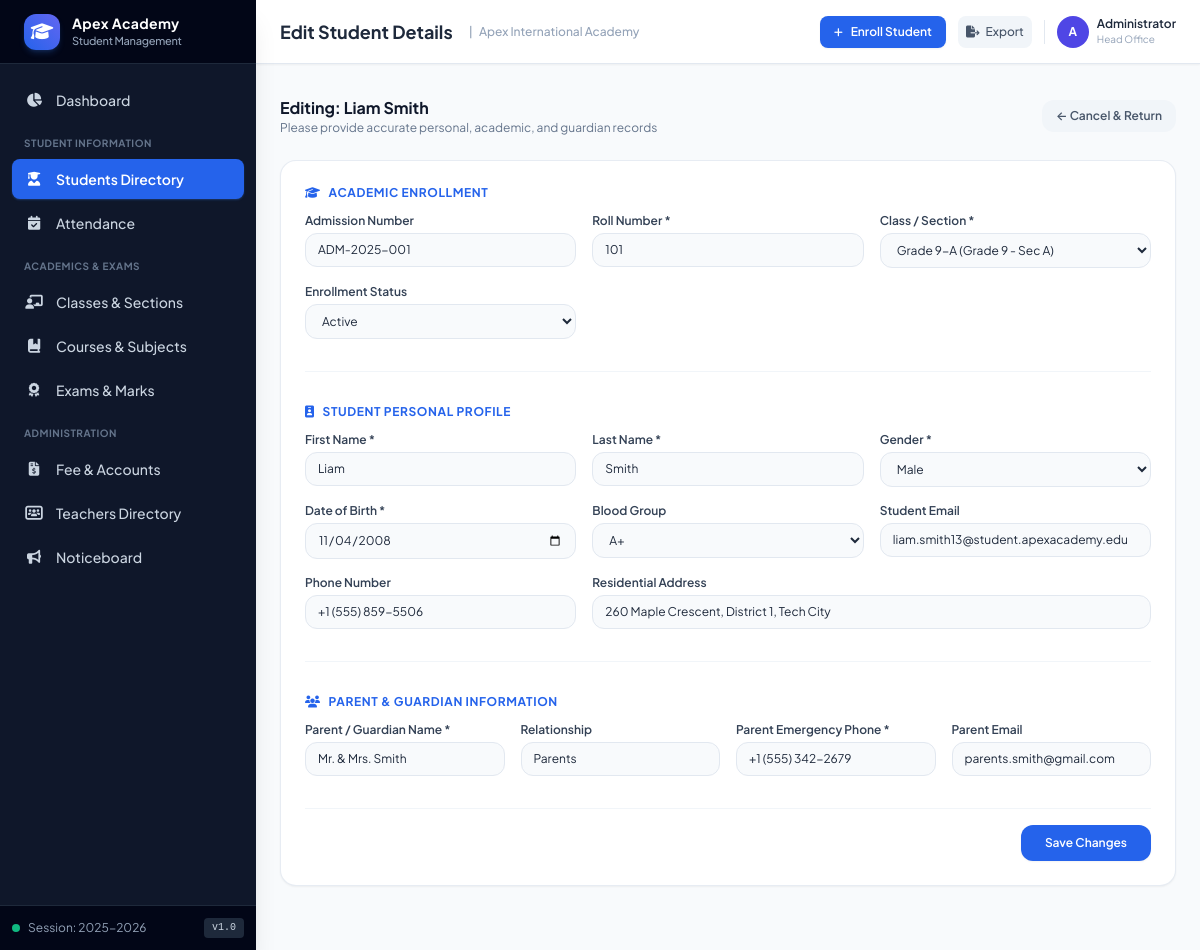
The page /students/1/edit on the database its author committed.
### tables this page shows
CREATE TABLE students (
        id INTEGER PRIMARY KEY AUTOINCREMENT,
        admission_no TEXT UNIQUE NOT NULL,
        roll_no TEXT NOT NULL,
        first_name TEXT NOT NULL,
        last_name TEXT NOT NULL,
        gender TEXT NOT NULL,
        dob TEXT NOT NULL,
        blood_group TEXT,
        email TEXT,
        phone TEXT,
        address TEXT,
        class_id INTEGER NOT NULL,
        admission_date TEXT NOT NULL,
        parent_name TEXT NOT NULL,
        parent_relation TEXT DEFAULT 'Parent',
        parent_phone TEXT NOT NULL,
        parent_email TEXT,
        status TEXT DEFAULT 'Active',
        avatar_url TEXT,
        FOREIGN KEY (class_id) REFERENCES classes(id) ON DELETE RESTRICT
    );

CREATE TABLE classes (
        id INTEGER PRIMARY KEY AUTOINCREMENT,
        name TEXT NOT NULL,
        grade_level TEXT NOT NULL,
        section TEXT NOT NULL,
        room_number TEXT,
        class_teacher_id INTEGER,
        FOREIGN KEY (class_teacher_id) REFERENCES teachers(id) ON DELETE SET NULL,
        UNIQUE(grade_level, section)
    );

### app.py (the view, shortened to what this page needs)
@app.route('/students/<int:id>/edit', methods=['GET', 'POST'])
def student_edit(id):
    student = query_db("SELECT * FROM students WHERE id = ?", (id,), one=True)
    if not student:
        flash("Student not found", "warning")
        return redirect(url_for('students_list'))
    classes = query_db("SELECT * FROM classes ORDER BY grade_level, section")
    return render_template('students/form.html', student=student, classes=classes)

### app.py (called while the page is built)
@app.context_processor
def inject_global_settings():
    return {
        'school_name': config.SCHOOL_NAME,
        'school_tagline': config.SCHOOL_TAGLINE,
        'school_address': config.SCHOOL_ADDRESS,
        'school_contact': config.SCHOOL_CONTACT,
        'academic_year': config.SCHOOL_ACADEMIC_YEAR,
        'now': datetime.now()
    }

### database.py (called while the page is built)
def get_db():
    conn = sqlite3.connect(DATABASE_PATH)
    conn.row_factory = sqlite3.Row
    conn.execute("PRAGMA foreign_keys = ON")
    return conn

def query_db(query, args=(), one=False):
    conn = get_db()
    try:
        cur = conn.cursor()
        cur.execute(query, args)
        rv = cur.fetchall()
        return (rv[0] if rv else None) if one else rv
    finally:
        conn.close()

### templates/students/form.html (shortened to what this page needs)
{% extends "base.html" %}
{% block header_title %}{% if student %}Edit Student Details{% else %}Student Admission & Registration{% endif %}{% endblock %}
{% block content %}
<div class="max-w-4xl mx-auto space-y-6 pb-12">
    <div class="flex items-center justify-between">
        <div>
            <h3 class="text-base font-bold text-slate-900">
                {% if student %}Editing: {{ student.first_name }} {{ student.last_name }}{% else %}New Student Registration{% endif %}
            </h3>
            <p class="text-xs text-slate-500">Please provide accurate personal, academic, and guardian records</p>
        </div>
        <a href="{% if student %}{{ url_for('student_detail', id=student.id) }}{% else %}{{ url_for('students_list') }}{% endif %}" class="text-xs font-semibold text-slate-600 hover:text-slate-900 bg-slate-100 hover:bg-slate-200 px-3.5 py-2 rounded-xl transition-colors">
            &larr; Cancel & Return
        </a>
    </div>
    <form method="POST" class="bg-white p-6 rounded-2xl border border-slate-200/80 shadow-sm space-y-8">
        <div>
            <h4 class="text-xs font-bold text-blue-600 uppercase tracking-wider mb-3 flex items-center gap-2">
                <i class="fa-solid fa-graduation-cap"></i> Academic Enrollment
            </h4>
            <div class="grid grid-cols-1 sm:grid-cols-3 gap-4">
                <div>
                    <label class="block text-xs font-semibold text-slate-700 mb-1">Admission Number</label>
                    <input type="text" name="admission_no" value="{{ student.admission_no if student else '' }}" placeholder="Auto-generated if empty"
                        class="w-full bg-slate-50 border border-slate-200 rounded-xl px-3 py-2 text-xs focus:ring-2 focus:ring-blue-500 focus:bg-white {% if student %}bg-slate-100 cursor-not-allowed{% endif %}" {% if student %}readonly{% endif %}>
                </div>
                <div>
                    <label class="block text-xs font-semibold text-slate-700 mb-1">Roll Number *</label>
                    <input type="text" name="roll_no" required value="{{ student.roll_no if student else '' }}" placeholder="e.g. 101"
                        class="w-full bg-slate-50 border border-slate-200 rounded-xl px-3 py-2 text-xs focus:ring-2 focus:ring-blue-500 focus:bg-white">
                </div>
                <div>
                    <label class="block text-xs font-semibold text-slate-700 mb-1">Class / Section *</label>
                    <select name="class_id" required class="w-full bg-slate-50 border border-slate-200 rounded-xl px-3 py-2 text-xs focus:ring-2 focus:ring-blue-500 focus:bg-white">
                        {% for c in classes %}
                        <option value="{{ c.id }}" {% if student and student.class_id == c.id %}selected{% endif %}>{{ c.name }} ({{ c.grade_level }} - Sec {{ c.section }})</option>
                        {% endfor %}
                    </select>
                </div>
                <div>
                    <label class="block text-xs font-semibold text-slate-700 mb-1">Enrollment Status</label>
                    <select name="status" class="w-full bg-slate-50 border border-slate-200 rounded-xl px-3 py-2 text-xs focus:ring-2 focus:ring-blue-500 focus:bg-white">
                        <option value="Active" {% if student and student.status == 'Active' %}selected{% endif %}>Active</option>
                    </select>
                </div>
            </div>
        </div>
        <div class="h-[1px] bg-slate-100"></div>
        <div>
            <h4 class="text-xs font-bold text-blue-600 uppercase tracking-wider mb-3 flex items-center gap-2">
                <i class="fa-solid fa-id-badge"></i> Student Personal Profile
            </h4>
            <div class="grid grid-cols-1 sm:grid-cols-3 gap-4">
                <div>
                    <label class="block text-xs font-semibold text-slate-700 mb-1">First Name *</label>
                    <input type="text" name="first_name" required value="{{ student.first_name if student else '' }}" placeholder="Given name"
                        class="w-full bg-slate-50 border border-slate-200 rounded-xl px-3 py-2 text-xs focus:ring-2 focus:ring-blue-500 focus:bg-white">
                </div>
                <div>
                    <label class="block text-xs font-semibold text-slate-700 mb-1">Last Name *</label>
                    <input type="text" name="last_name" required value="{{ student.last_name if student else '' }}" placeholder="Family name"
                        class="w-full bg-slate-50 border border-slate-200 rounded-xl px-3 py-2 text-xs focus:ring-2 focus:ring-blue-500 focus:bg-white">
                </div>
                <div>
                    <label class="block text-xs font-semibold text-slate-700 mb-1">Gender *</label>
                    <select name="gender" class="w-full bg-slate-50 border border-slate-200 rounded-xl px-3 py-2 text-xs focus:ring-2 focus:ring-blue-500 focus:bg-white">
                        <option value="Male" {% if student and student.gender == 'Male' %}selected{% endif %}>Male</option>
                    </select>
                </div>
                <div>
                    <label class="block text-xs font-semibold text-slate-700 mb-1">Date of Birth *</label>
                    <input type="date" name="dob" required value="{{ student.dob if student else '2010-01-15' }}"
                        class="w-full bg-slate-50 border border-slate-200 rounded-xl px-3 py-2 text-xs focus:ring-2 focus:ring-blue-500 focus:bg-white">
                </div>
                <div>
                    <label class="block text-xs font-semibold text-slate-700 mb-1">Blood Group</label>
                    <select name="blood_group" class="w-full bg-slate-50 border border-slate-200 rounded-xl px-3 py-2 text-xs focus:ring-2 focus:ring-blue-500 focus:bg-white">
                        {% for bg in ['A+', 'A-', 'B+', 'B-', 'O+', 'O-', 'AB+', 'AB-'] %}
                        <option value="{{ bg }}" {% if student and student.blood_group == bg %}selected{% endif %}>{{ bg }}</option>
                        {% endfor %}
                    </select>
                </div>
                <div>
                    <label class="block text-xs font-semibold text-slate-700 mb-1">Student Email</label>
                    <input type="email" name="email" value="{{ student.email if student else '' }}" placeholder="student@apexacademy.edu"
                        class="w-full bg-slate-50 border border-slate-200 rounded-xl px-3 py-2 text-xs focus:ring-2 focus:ring-blue-500 focus:bg-white">
                </div>
                <div>
                    <label class="block text-xs font-semibold text-slate-700 mb-1">Phone Number</label>
                    <input type="tel" name="phone" value="{{ student.phone if student else '' }}" placeholder="+1 (555) 000-0000"
                        class="w-full bg-slate-50 border border-slate-200 rounded-xl px-3 py-2 text-xs focus:ring-2 focus:ring-blue-500 focus:bg-white">
                </div>
                <div class="sm:col-span-2">
                    <label class="block text-xs font-semibold text-slate-700 mb-1">Residential Address</label>
                    <input type="text" name="address" value="{{ student.address if student else '' }}" placeholder="Street address, City, Postal Code"
                        class="w-full bg-slate-50 border border-slate-200 rounded-xl px-3 py-2 text-xs focus:ring-2 focus:ring-blue-500 focus:bg-white">
                </div>
            </div>
        </div>
        <div class="h-[1px] bg-slate-100"></div>
        <div>
            <h4 class="text-xs font-bold text-blue-600 uppercase tracking-wider mb-3 flex items-center gap-2">
                <i class="fa-solid fa-users"></i> Parent & Guardian Information
            </h4>
            <div class="grid grid-cols-1 sm:grid-cols-2 lg:grid-cols-4 gap-4">
                <div>
                    <label class="block text-xs font-semibold text-slate-700 mb-1">Parent / Guardian Name *</label>
                    <input type="text" name="parent_name" required value="{{ student.parent_name if student else '' }}" placeholder="Full Name"
                        class="w-full bg-slate-50 border border-slate-200 rounded-xl px-3 py-2 text-xs focus:ring-2 focus:ring-blue-500 focus:bg-white">
                </div>
                <div>
                    <label class="block text-xs font-semibold text-slate-700 mb-1">Relationship</label>
                    <input type="text" name="parent_relation" value="{{ student.parent_relation if student else 'Parent' }}" placeholder="e.g. Father, Mother, Guardian"
                        class="w-full bg-slate-50 border border-slate-200 rounded-xl px-3 py-2 text-xs focus:ring-2 focus:ring-blue-500 focus:bg-white">
                </div>
                <div>
                    <label class="block text-xs font-semibold text-slate-700 mb-1">Parent Emergency Phone *</label>
                    <input type="tel" name="parent_phone" required value="{{ student.parent_phone if student else '' }}" placeholder="+1 (555) 000-0000"
                        class="w-full bg-slate-50 border border-slate-200 rounded-xl px-3 py-2 text-xs focus:ring-2 focus:ring-blue-500 focus:bg-white">
                </div>
                <div>
                    <label class="block text-xs font-semibold text-slate-700 mb-1">Parent Email</label>
                    <input type="email" name="parent_email" value="{{ student.parent_email if student else '' }}" placeholder="parent@email.com"
                        class="w-full bg-slate-50 border border-slate-200 rounded-xl px-3 py-2 text-xs focus:ring-2 focus:ring-blue-500 focus:bg-white">
                </div>
            </div>
        </div>
        <div class="flex items-center justify-end gap-3 pt-4 border-t border-slate-100">
            <button type="submit" class="bg-blue-600 hover:bg-blue-700 text-white text-xs font-semibold px-6 py-2.5 rounded-xl transition-colors shadow-sm">
                {% if student %}Save Changes{% else %}Complete Admission{% endif %}
            </button>
        </div>
    </form>
</div>
{% endblock %}

### static/css/styles.css (style rules this page uses)
body { font-family: 'Plus Jakarta Sans', system-ui, -apple-system, sans-serif; }

### rows shown on the page
students: first_name "Liam", last_name "Smith", admission_no "ADM-2025-001", roll_no "101", class_id "Grade 9-A (Grade 9 - Sec A)", status "Active", gender "Male", dob "11/04/2008", blood_group "A+", email "liam.smith13@student.apexacademy.edu", phone "+1 (555) 859-5506", address "260 Maple Crescent, District 1, Tech City", parent_name "Mr. & Mrs. Smith", parent_relation "Parents", parent_phone "+1 (555) 342-2679", parent_email "parents.smith@gmail.com"

### other values the page prints
{{ academic_year }} "2025-2026"
{{ school_name }} "Apex International Academy"
